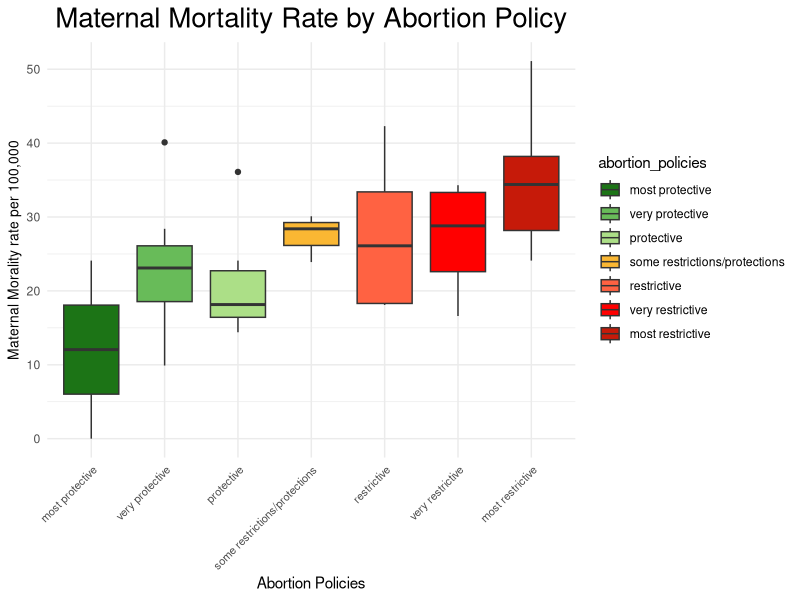
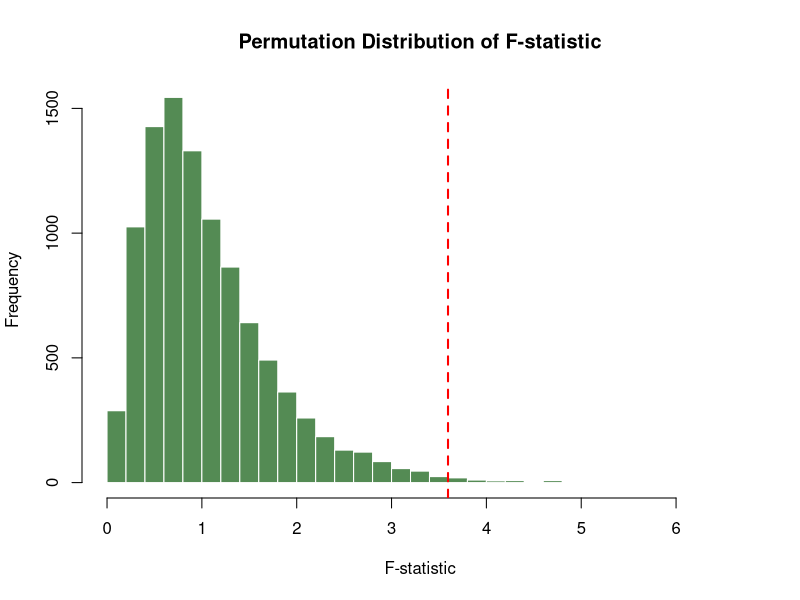
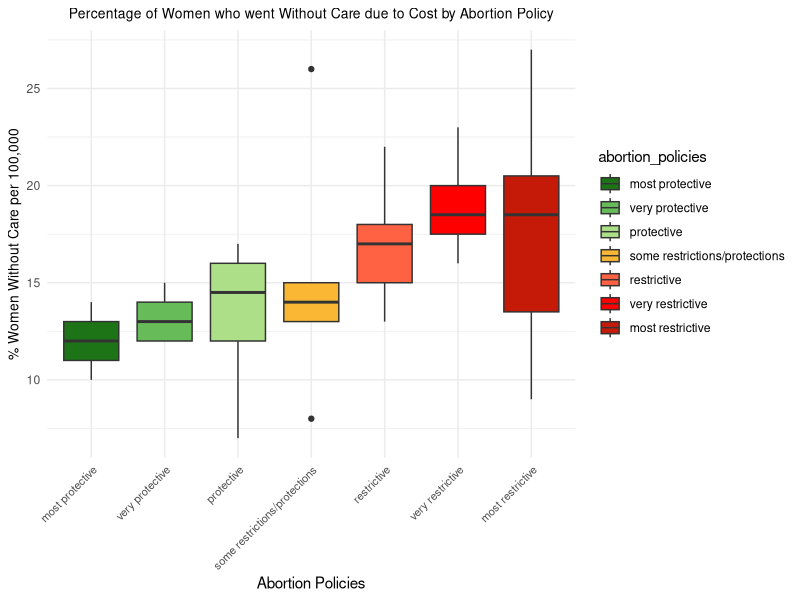
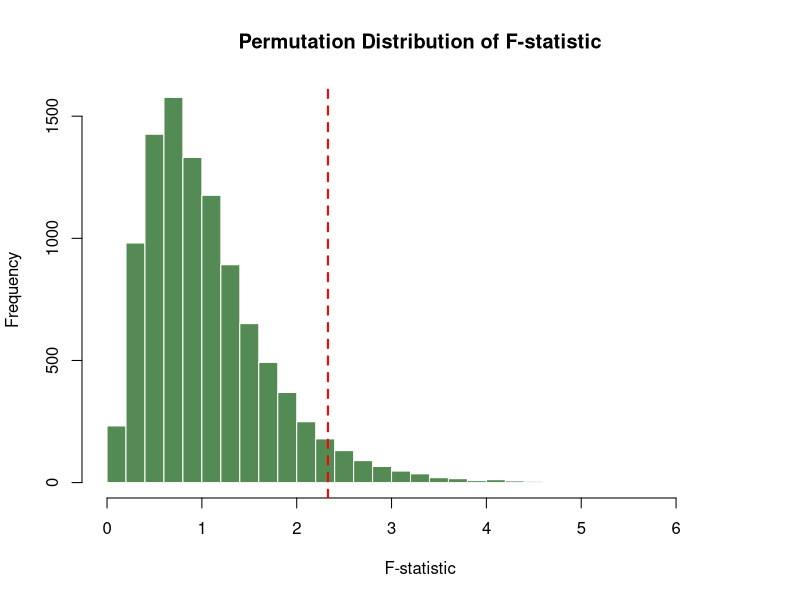
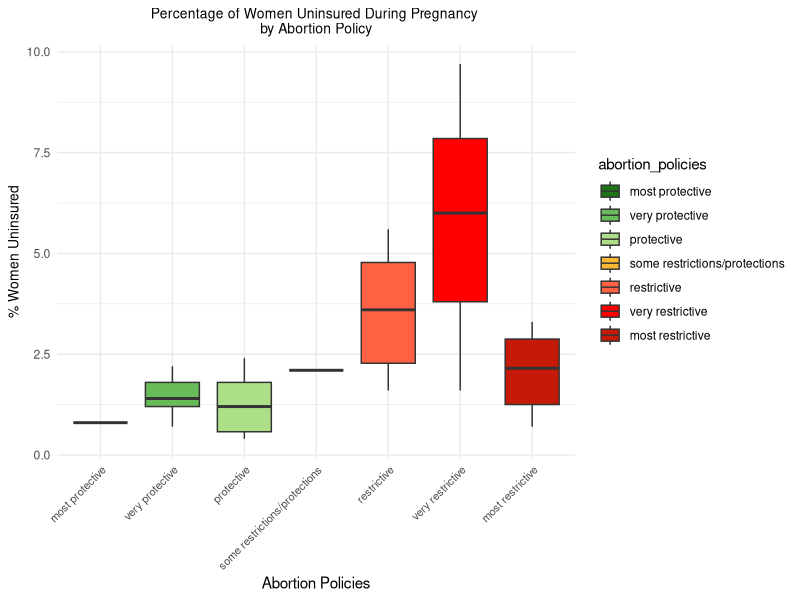
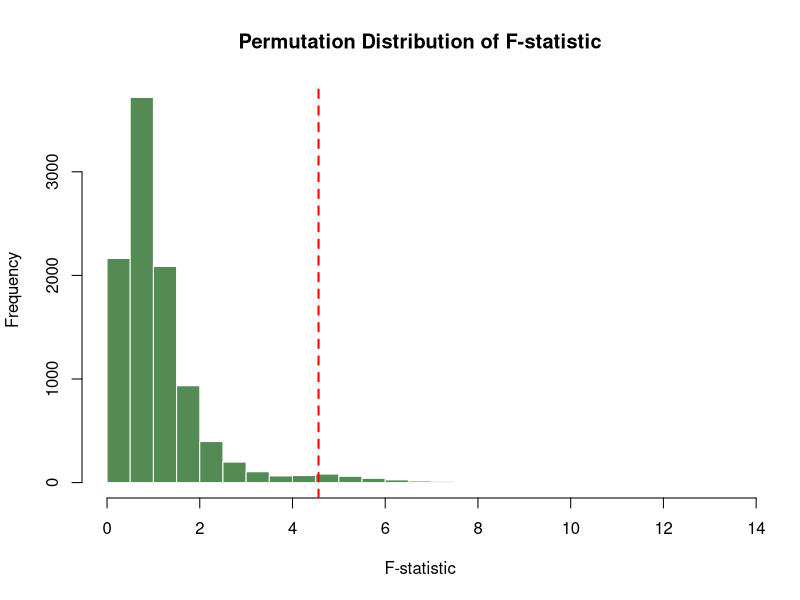
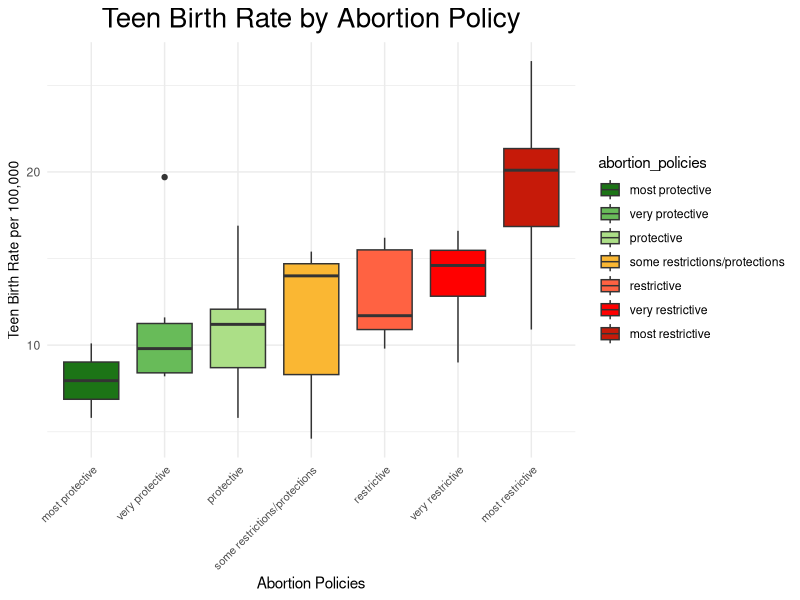

The R source for these figures, in order: (Note: a time limit stopped this script after it produced the figures.)
## ---- chunk 1
library(tidyverse)
df <- read_csv("../data/clean_data/merged_data.csv", show_col_types = FALSE)
df <- df[!is.na(df$abortion_policies), ]
df_test <- df[df$State != "US", ]
## ---- chunk 2
df$abortion_policies <- factor(df$abortion_policies, 
                              levels = c("most protective", "very protective", 
                                         "protective", "some restrictions/protections", 
                                         "restrictive", "very restrictive", "most restrictive"))
# Kruskal-Wallis test
kruskal.test(`maternal_mortality_rates_2020_2022_per_100,000_live births` ~ abortion_policies, data = df)

# If Kruskal-Wallis is significant, run pairwise Wilcoxon tests
pairwise.wilcox.test(df$`maternal_mortality_rates_2020_2022_per_100,000_live births`, 
                     df$abortion_policies,
                     p.adjust.method = "bonferroni")

# accompanying boxplot visualization
ggplot(df, aes(x = abortion_policies, y = `maternal_mortality_rates_2020_2022_per_100,000_live births`, fill=abortion_policies)) +
  geom_boxplot() +
  theme_minimal() +
  theme(axis.text.x = element_text(size = 8, angle = 45, hjust = 1),
        axis.title.y = element_text(size = 10)) + 
  scale_fill_manual(values = c("#1c7416", "#68bb59", "#acdf87", "#fab733", "#ff6242", "#ff0000", "#c61a09")) +
  labs(x = "Abortion Policies", 
       y = "Maternal Morality rate per 100,000",
       title = "Maternal Mortality Rate by Abortion Policy") +
  theme(plot.title = element_text(size = 20, hjust = 0.5))
## ---- chunk 3
# Permutation Test
N <- 10000 

# Observed ANOVA F-statistic
observed_anova <- aov(`maternal_mortality_rates_2020_2022_per_100,000_live births` ~ abortion_policies, data = df)
observed_F <- summary(observed_anova)[[1]][["F value"]][1]

# Permutation loop
set.seed(1234) 
perm_F <- numeric(N)

for (i in 1:N) {
  # Permute the response variable
  permuted_data <- df
  permuted_data$`maternal_mortality_rates_2020_2022_per_100,000_live births` <- sample(permuted_data$`maternal_mortality_rates_2020_2022_per_100,000_live births`)
  
  # Perform ANOVA on permuted data
  perm_anova <- aov(`maternal_mortality_rates_2020_2022_per_100,000_live births` ~ abortion_policies, data = permuted_data)
  perm_F[i] <- summary(perm_anova)[[1]][["F value"]][1]
}

# Calculate p-value
p_value <- mean(perm_F >= observed_F)

cat("Observed F-statistic:", observed_F, "\n")
cat("Permutation Test p-value:", p_value, "\n")

# Plot the permutation F-statistics
hist(perm_F, 
     breaks = 30, 
     main = "Permutation Distribution of F-statistic", 
     xlab = "F-statistic", 
     col = "palegreen4",  
     border = "white")    

# F-statistic line 
abline(v = observed_F, 
       col = "red",       
       lwd = 2, 
       lty = 2)
## ---- chunk 4
# Kruskal-Wallis test
kruskal.test(women_18_44_who_went_without_care_because_of_cost ~ abortion_policies, data = df)

# If Kruskal-Wallis is significant, run pairwise Wilcoxon tests
pairwise.wilcox.test(df$women_18_44_who_went_without_care_because_of_cost, 
                     df$abortion_policies,
                     p.adjust.method = "bonferroni")

# accompanying boxplot visualization
ggplot(df, aes(x = abortion_policies, y = women_18_44_who_went_without_care_because_of_cost, fill=abortion_policies)) +
  geom_boxplot() +
  theme_minimal() +
  theme(axis.text.x = element_text(size = 8, angle = 45, hjust = 1),
        axis.title.y = element_text(size = 10)) + 
  scale_fill_manual(values = c("#1c7416", "#68bb59", "#acdf87", "#fab733", "#ff6242", "#ff0000", "#c61a09")) +
  labs(x = "Abortion Policies", 
       y = "% Women Without Care per 100,000",
       title = "Percentage of Women who went Without Care due to Cost by Abortion Policy") +
  theme(plot.title = element_text(size = 10, hjust = 0.5))
## ---- chunk 5
# Permutation Test
N <- 10000 

# Observed ANOVA F-statistic
observed_anova <- aov(women_18_44_who_went_without_care_because_of_cost ~ abortion_policies, data = df)
observed_F <- summary(observed_anova)[[1]][["F value"]][1]

# Permutation loop
set.seed(1234) 
perm_F <- numeric(N)

for (i in 1:N) {
  # Permute the response variable
  permuted_data <- df
  permuted_data$women_18_44_who_went_without_care_because_of_cost <- sample(permuted_data$women_18_44_who_went_without_care_because_of_cost)
  
  # Perform ANOVA on permuted data
  perm_anova <- aov(women_18_44_who_went_without_care_because_of_cost ~ abortion_policies, data = permuted_data)
  perm_F[i] <- summary(perm_anova)[[1]][["F value"]][1]
}

# Calculate p-value
p_value <- mean(perm_F >= observed_F)

cat("Observed F-statistic:", observed_F, "\n")
cat("Permutation Test p-value:", p_value, "\n")

# Plot the permutation F-statistics
hist(perm_F, 
     breaks = 30, 
     main = "Permutation Distribution of F-statistic", 
     xlab = "F-statistic", 
     col = "palegreen4",  
     border = "white")    

# F-statistic line 
abline(v = observed_F, 
       col = "red",       
       lwd = 2, 
       lty = 2)
## ---- chunk 6
# Kruskal-Wallis test
kruskal.test(percent_uninsured_women_during_pregnancy_2021 ~ abortion_policies, data = df)

# If Kruskal-Wallis is significant, run pairwise Wilcoxon tests
pairwise.wilcox.test(df$percent_uninsured_women_during_pregnancy_2021, 
                     df$abortion_policies,
                     p.adjust.method = "bonferroni")

# accompanying boxplot visualization
ggplot(df, aes(x = abortion_policies, y = percent_uninsured_women_during_pregnancy_2021, fill=abortion_policies)) +
  geom_boxplot() +
  theme_minimal() +
  theme(axis.text.x = element_text(size = 8, angle = 45, hjust = 1),
        axis.title.y = element_text(size = 10)) + 
  scale_fill_manual(values = c("#1c7416", "#68bb59", "#acdf87", "#fab733", "#ff6242", "#ff0000", "#c61a09")) +
  labs(x = "Abortion Policies", 
       y = "% Women Uninsured",
       title = "Percentage of Women Uninsured During Pregnancy \nby Abortion Policy") +
  theme(plot.title = element_text(size = 10, hjust = 0.5))
## ---- chunk 7
# Permutation Test
N <- 10000 

# Observed ANOVA F-statistic
observed_anova <- aov(percent_uninsured_women_during_pregnancy_2021 ~ abortion_policies, data = df)
observed_F <- summary(observed_anova)[[1]][["F value"]][1]

# Permutation loop
set.seed(1234) 
perm_F <- numeric(N)

for (i in 1:N) {
  # Permute the response variable
  permuted_data <- df
  permuted_data$percent_uninsured_women_during_pregnancy_2021 <- sample(permuted_data$percent_uninsured_women_during_pregnancy_2021)
  
  # Perform ANOVA on permuted data
  perm_anova <- aov(percent_uninsured_women_during_pregnancy_2021 ~ abortion_policies, data = permuted_data)
  perm_F[i] <- summary(perm_anova)[[1]][["F value"]][1]
}

# Calculate p-value
p_value <- mean(perm_F >= observed_F)

cat("Observed F-statistic:", observed_F, "\n")
cat("Permutation Test p-value:", p_value, "\n")

# Plot the permutation F-statistics
hist(perm_F, 
     breaks = 30, 
     main = "Permutation Distribution of F-statistic", 
     xlab = "F-statistic", 
     col = "palegreen4",  
     border = "white")    

# F-statistic line 
abline(v = observed_F, 
       col = "red",       
       lwd = 2, 
       lty = 2)
## ---- chunk 8
colnames(df)
## ---- chunk 9
df$abortion_policies <- factor(df$abortion_policies, 
                              levels = c("most protective", "very protective", 
                                         "protective", "some restrictions/protections", 
                                         "restrictive", "very restrictive", "most restrictive"))
# Kruskal-Wallis test
kruskal.test(`teen_birth_rate_per_1,000_population_ages_15_19_2022` ~ abortion_policies, data = df)

# If Kruskal-Wallis is significant, run pairwise Wilcoxon tests
pairwise.wilcox.test(df$`teen_birth_rate_per_1,000_population_ages_15_19_2022`, 
                     df$abortion_policies,
                     p.adjust.method = "bonferroni")

# accompanying boxplot visualization
ggplot(df, aes(x = abortion_policies, y = `teen_birth_rate_per_1,000_population_ages_15_19_2022`, fill=abortion_policies)) +
  geom_boxplot() +
  theme_minimal() +
  theme(axis.text.x = element_text(size = 8, angle = 45, hjust = 1),
        axis.title.y = element_text(size = 10)) + 
  scale_fill_manual(values = c("#1c7416", "#68bb59", "#acdf87", "#fab733", "#ff6242", "#ff0000", "#c61a09")) +
  labs(x = "Abortion Policies", 
       y = "Teen Birth Rate per 100,000",
       title = "Teen Birth Rate by Abortion Policy") +
  theme(plot.title = element_text(size = 20, hjust = 0.5))
## ---- chunk 10
# Permutation Test
N <- 100000 

# Observed ANOVA F-statistic
observed_anova <- aov(`teen_birth_rate_per_1,000_population_ages_15_19_2022` ~ abortion_policies, data = df)
observed_F <- summary(observed_anova)[[1]][["F value"]][1]

# Permutation loop
set.seed(1234) 
perm_F <- numeric(N)

for (i in 1:N) {
  # Permute the response variable
  permuted_data <- df
  permuted_data$`teen_birth_rate_per_1,000_population_ages_15_19_2022` <- sample(permuted_data$`teen_birth_rate_per_1,000_population_ages_15_19_2022`)
  
  # Perform ANOVA on permuted data
  perm_anova <- aov(`teen_birth_rate_per_1,000_population_ages_15_19_2022` ~ abortion_policies, data = permuted_data)
  perm_F[i] <- summary(perm_anova)[[1]][["F value"]][1]
}

# Calculate p-value
p_value <- mean(perm_F >= observed_F)

cat("Observed F-statistic:", observed_F, "\n")
cat("Permutation Test p-value:", p_value, "\n")

# Plot the permutation F-statistics
hist(perm_F, 
     breaks = 30, 
     main = "Permutation Distribution of F-statistic", 
     xlab = "F-statistic", 
     col = "palegreen4",  
     border = "white")    

# F-statistic line 
abline(v = observed_F, 
       col = "red",       
       lwd = 2, 
       lty = 2)

## ---- chunk 11

options(repos = c(CRAN = "https://cloud.r-project.org"))
install.packages("corrplot")
library(corrplot)

health_correlation_analysis <- function(data) {
  selected_cols <- data[, c(
    "teen_birth_rate_per_1,000_population_ages_15_19_2022",
    "infant_mortality_2021",
    "maternal_mortality_rates_2020_2022_per_100,000_live births",
    "health_outcomes",
    "overall_health_ranking"
  )]
  
  names(selected_cols) <- c(
    "Teen Birth Rate",
    "Infant Mortality",
    "Maternal Mortality",
    "Health Outcomes",
    "Overall Health"
  )
  
  complete_data <- na.omit(selected_cols)
 
  cor_matrix <- cor(complete_data)
  
  corrplot(cor_matrix, 
          method = "color",
          type = "upper",
          order = "hclust",
          addCoef.col = "black",
          number.cex = 0.7,
          tl.col = "black",
          tl.srt = 45,
          diag = FALSE,
          col = colorRampPalette(c("#E5F5E0", "#74C476", "#005A32"))(200))  
  
  return(list(
    correlations = cor_matrix,
    sample_size = nrow(complete_data),
    original_size = nrow(selected_cols)
  ))
}

results <- health_correlation_analysis(df)
print("Correlation Matrix:")
print(round(results$correlations, 3))
print(paste("\nAnalysis based on", results$sample_size, "complete observations out of", results$original_size, "total states"))
## ---- chunk 12

library(corrplot)

health_education_correlation <- function(data) {
  # Select relevant columns
  selected_cols <- data[, c(
    "teen_birth_rate_per_1,000_population_ages_15_19_2022",
    "percentage_women_BA_or_higher",
    "percent_women_working"
  )]
  
  # Rename columns for better readability
  names(selected_cols) <- c(
    "Teen_Birth_Rate",
    "Women_with_BA",
    "Women_Working"
  )
  
  # Remove rows with missing values
  complete_data <- na.omit(selected_cols)
  
  # Calculate correlation matrix
  cor_matrix <- cor(complete_data)
  
  # Set margins
  par(mar = c(2, 2, 1, 2))
  
  # Create correlation plot
  corrplot(cor_matrix, 
          method = "color",
          type = "upper",
          order = "hclust",
          addCoef.col = "black",
          number.cex = 0.7,
          tl.col = "black",
          tl.srt = 45,
          diag = FALSE,
          col = colorRampPalette(c("#E5F5E0", "#74C476", "#005A32"))(200),
          title = "Teen Birth Rate, Education, and Socioeconomic Correlations",
          mar = c(0,0,1,0))
  
  return(list(
    correlations = cor_matrix,
    sample_size = nrow(complete_data),
    original_size = nrow(selected_cols)
  ))
}

# Run the analysis
results <- health_education_correlation(df)
print("Correlation Matrix:")
print(round(results$correlations, 3))
print(paste("\nAnalysis based on", results$sample_size, "complete observations out of", results$original_size, "total states"))
## ---- chunk 13

df_filtered <- df %>%
  filter(!is.na(`maternal_mortality_rates_2020_2022_per_100,000_live births`)) %>%
  bind_rows(tibble(
    State = c("US Average", "Tennessee"),
    `maternal_mortality_rates_2020_2022_per_100,000_live births` = c(23.2, 51.1),
    abortion_policies = c("US Average", "most restrictive") 
  ))

policy_levels <- c(
  "most protective",
  "very protective", 
  "protective",
  "some restrictions/protections",
  "restrictive",
  "very restrictive",
  "most restrictive",
  "US Average"
)

df_filtered$abortion_policies <- factor(df_filtered$abortion_policies, 
                                      levels = policy_levels)

ggplot(df_filtered, 
       aes(y = reorder(State, `maternal_mortality_rates_2020_2022_per_100,000_live births`),
           x = `maternal_mortality_rates_2020_2022_per_100,000_live births`,
           fill = abortion_policies)) +
  geom_bar(stat = "identity", width = 0.7) +
  scale_fill_manual(
    values = c(
      "most protective" = "#1c7416",
      "very protective" = "#68bb59",
      "protective" = "#acdf87",
      "some restrictions/protections" = "#fab733",
      "restrictive" = "#ff6242",
      "very restrictive" = "#ff0000",
      "most restrictive" = "#c61a09",
      "US Average" = "#006eff"
    ),
    breaks = policy_levels
  ) +
  theme_minimal() +
  labs(
    title = "Maternal Mortality Rates (2020-2022) per 100,000 Live Births by State",
    x = "Maternal Mortality Rate per 100,000 Live Births",
    y = "",
    fill = "Abortion Policy"
  ) +
  theme(
    plot.title = element_text(hjust = 0.5, size = 12),
    axis.title.x = element_text(size = 10),
    axis.text.y = element_text(size = 8),
    axis.text.x = element_text(size = 8),
    legend.position = "right",
    legend.title = element_text(size = 9),
    legend.text = element_text(size = 8),
    panel.grid.major.y = element_blank(),
    panel.grid.minor = element_blank(),
    plot.background = element_rect(fill = "white", color = NA),
    panel.background = element_rect(fill = "white", color = NA)
  ) +
  scale_x_continuous(
    limits = c(0, 55),  
    breaks = seq(0, 55, by = 10),
    expand = expansion(mult = c(0, 0.1))
  )
